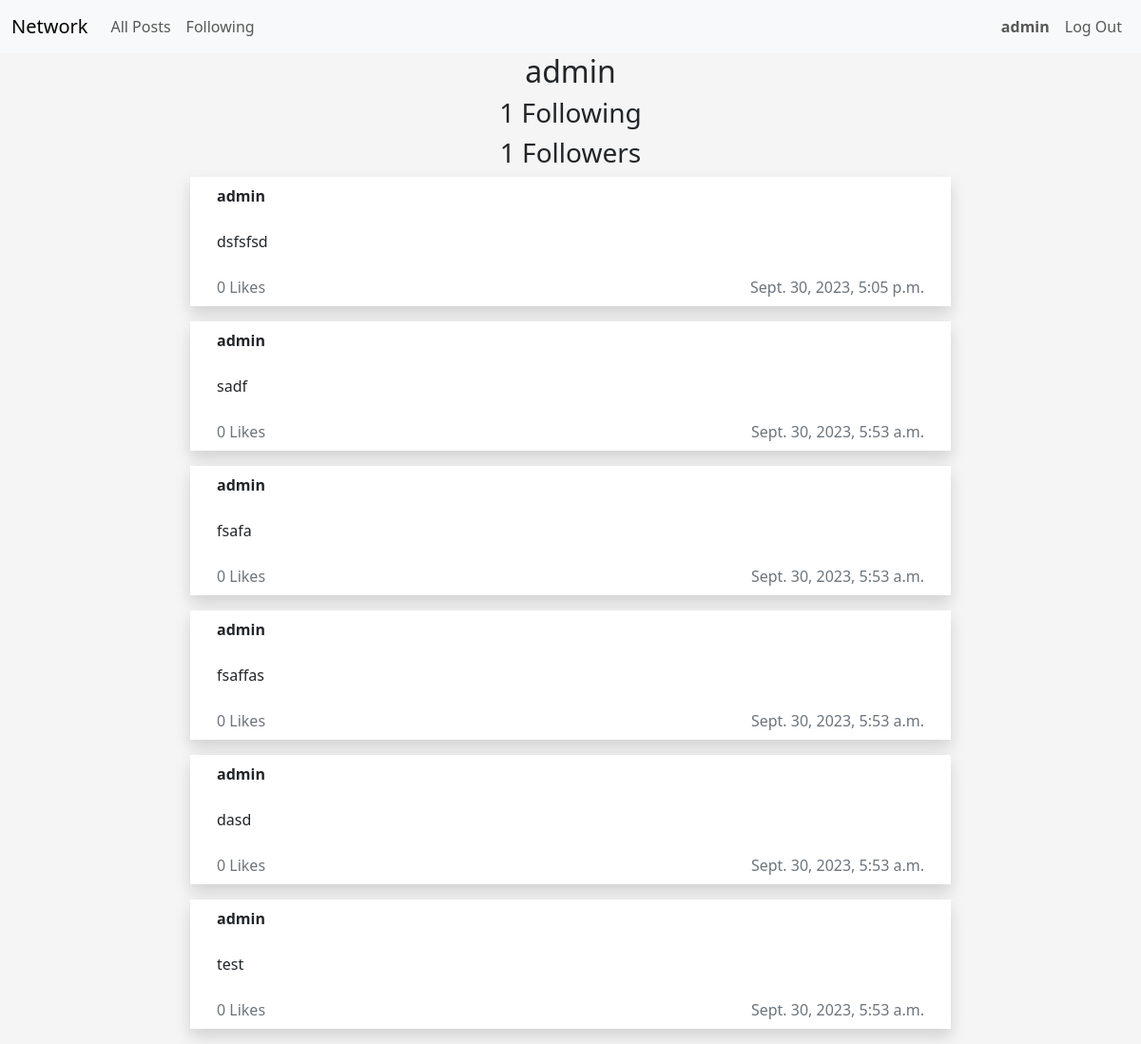
/profile/2 (signed in), run on the app's committed database.
### network/models.py (models this page shows, shortened)
class User(AbstractUser):
    pass

class Post(models.Model):
    user = models.ForeignKey(User, on_delete=models.CASCADE)
    content = models.TextField()
    timestamp = models.DateTimeField(auto_now_add=True)
    likes = models.PositiveBigIntegerField(default=0)

### network/views.py (the view, shortened to what this page needs)
# urls.py: path("profile/<int:user_id>",views.profile, name="profile"),
@login_required(login_url="/login")
def profile(request, user_id):
    user = get_object_or_404(User, id=user_id)  # Get the User object with the specified user_id
    if request.method == "GET":
        posts = Post.objects.filter(user=user)  # Filter posts for the specific user
        is_following = Following.objects.filter(user=request.user, user_followed=user_id).exists()
        return render(request, "network/profile.html",{
            "posts" : posts,
            "user": user,
            "is_following": is_following
        })

### network/templates/network/profile.html (shortened to what this page needs)
{% extends "network/layout.html" %}
{% block body %}
<div class="container">
    <h2>{{ user }}</h2>
    <h3>{{ user.following.count }} Following</h3>
    <h3>{{ user.followers.count }} Followers</h3>
</div>
   {% for post in posts reversed %}
   <div class="row mb-3">
        <div class="card rounded-0 border-0 shadow mx-auto" style="max-width: 50rem;">
            <div class="card-header bg-transparent border-0">
                <strong>{{ post.user }}</strong>
            </div>
            <div class="card-body text-dark">
                {{ post.content }}
            </div>
            <div class="card-footer bg-transparent text-secondary border-0 d-flex justify-content-between">
                <div>
                <span> {{ post.likes }} Likes</span>
                </div>
                <div>
                <span> {{ post.timestamp }}</span>
                </div>
            </div>
        </div>
    </div>
    {% endfor %}
{% endblock %}

### network/templates/network/layout.html (shortened to what this page needs)
{% load static %}
<!DOCTYPE html>
<html lang="en">
    <head>
        <link href="https://cdn.jsdelivr.net/npm/bootstrap@5.3.2/dist/css/bootstrap.min.css" rel="stylesheet">
        <link href="{% static 'network/styles.css' %}" rel="stylesheet">
    </head>
    <body>
        <nav class="navbar navbar-expand-lg bg-body-tertiary">
            <div class="container-fluid">
              <a class="navbar-brand" href="{% url 'index' %}">Network</a>
              <div class="collapse navbar-collapse" id="navbarTogglerDemo02">
                <ul class="navbar-nav me-auto mb-2 mb-lg-0">
                  <li class="nav-item">
                    <a class="nav-link" href="{% url 'index' %}">All Posts</a>
                  </li>
                  {% if user.is_authenticated %}
                  <li class="nav-item">
                    <a class="nav-link" href="{% url 'following' %}">Following</a>
                  </li>
                  {% endif %}
                </ul>
                <ul class="navbar-nav ms-auto">
                    {% if user.is_authenticated %}
                    <li class="nav-item">
                        <a class="nav-link" href="{% url 'profile' request.user.id %}"><strong>{{ request.user.username }}</strong></a>
                    </li>
                      <li class="nav-item">
                        <a class="nav-link" href="{% url 'logout' %}">Log Out</a>
                      </li>
                    {% endif %}
                </ul>
              </div>
            </div>
          </nav>
        <div class="body">
            {% block body %}
            {% endblock %}
        </div>
    </body>
</html>

### network/static/network/styles.css (style rules this page uses)
.container { display: block; justify-content: center; text-align: center; }
h2 { text-align: center; }
body { background-color: #f5f5f5; }

### data on the page
User: user.username "admin", username "admin", following.count "1", followers.count "1"
Post: user "admin", content "dsfsfsd", likes "0", timestamp "Sept. 30, 2023, 5:05 p.m."
Post: user "admin", content "sadf", likes "0", timestamp "Sept. 30, 2023, 5:53 a.m."
Post: user "admin", content "fsafa", likes "0", timestamp "Sept. 30, 2023, 5:53 a.m."
Post: user "admin", content "fsaffas", likes "0", timestamp "Sept. 30, 2023, 5:53 a.m."
Post: user "admin", content "dasd", likes "0", timestamp "Sept. 30, 2023, 5:53 a.m."
Post: user "admin", content "test", likes "0", timestamp "Sept. 30, 2023, 5:53 a.m."
